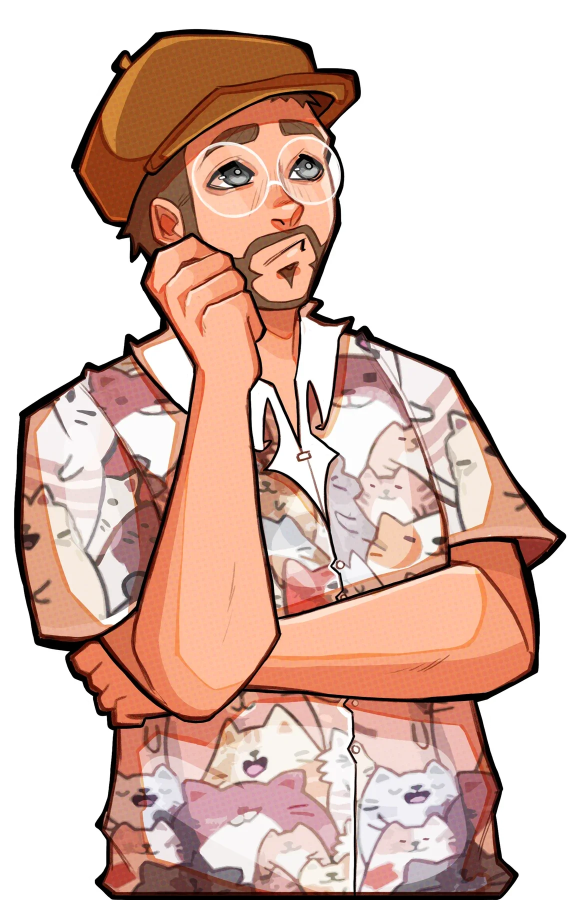
#> input picture imagenes/main/pngtuber_dark_theme.webp, 1161 x 1800 px (shown at 1/2 size); its folder holds 4 pictures in this run
$ python tamanos-portada.py
#> lines starting #> are read from the running program, lines starting #| are printed output that depends on the picture
#!/usr/bin/env python3
# =========================================
# LOS TAMAÑOS DEL DIBUJO DE LA PORTADA
# =========================================
# El dibujo de la portada está en tres anchos por tema (412, 620 y el
# original de 1161) y el navegador se baja el que le hace falta. Esto
# saca los dos pequeños a partir de los grandes.
#
# POR QUÉ
# -------
# Medido: en casi todas las pantallas el dibujo se ve a 206 píxeles de
# ancho. Bajarse el de 1161 para eso son 187 KB en la página más
# pesada del sitio, y encima es lo último que termina de aparecer. Con
# los tres tamaños, un portátil normal se baja 45 KB en vez de 187.
#
# CUÁNDO USARLO
# -------------
# Solo si cambias el dibujo. Pon los dos nuevos (claro y oscuro) en
# imagenes/main/ con los mismos nombres de siempre y ejecuta:
#
#     python3 herramientas/2-imagenes/tamanos-portada.py
#
# Si el dibujo nuevo tiene otras medidas, te lo dice: hay que cambiar
# el width, el height y los números del srcset en index.html (te los
# escribe aquí, listos para copiar).
#
# Necesita Pillow:  pip install pillow
#
# NOTA: esta carpeta "herramientas" es solo para ti — no hace falta
# subirla a Neocities.

import sys
from pathlib import Path

# comun.py vive un piso más arriba, en herramientas/, y Python solo busca
# los imports en la carpeta del propio archivo. Sin esta línea, al estar
# esto dentro de una subcarpeta, "from comun import ..." no lo encuentra.
sys.path.insert(0, str(Path(__file__).resolve().parent.parent / "0-comun"))


try:
    from PIL import Image
except ImportError:
    print("  Falta la librería Pillow:  pip install pillow")
    sys.exit(1)

from comun import RAIZ
CARPETA = RAIZ / "imagenes" / "main"

# Los dos dibujos, uno por tema.
ORIGINALES = ("pngtuber_dark_theme", "pngtuber_white_theme")

# Los anchos pequeños. 412 = los 206 px a los que se ve, en pantalla
# retina; 620 cubre el tramo de 1900px de ventana en adelante.
ANCHOS = (412, 620)

CALIDAD = 82


def main():
    if not CARPETA.is_dir():
        print(f"  No encuentro {CARPETA.relative_to(RAIZ)}.")
        return 1

    medidas = set()
    for nombre in ORIGINALES:
        origen = CARPETA / f"{nombre}.webp"
        if not origen.is_file():
            print(f"  No encuentro {origen.relative_to(RAIZ)}, lo salto.")
            continue

        imagen = Image.open(origen).convert("RGBA")
#> imagen is the input picture: PIL image 1161x1800 RGBA; mean R, G, B, A 128.8, 99.5, 88.9, 161.5
        medidas.add(imagen.size)
        print(f"\n  {origen.relative_to(RAIZ)}  ({imagen.size[0]}x{imagen.size[1]},"
              f" {origen.stat().st_size / 1024:.0f} KB)")
#|   imagenes/main/pngtuber_dark_theme.webp  (1161x1800, 187 KB)

        for ancho in ANCHOS:
            if ancho >= imagen.size[0]:
                print(f"     {ancho}px: el original ya es más pequeño, lo salto.")
                continue
            alto = round(imagen.size[1] * ancho / imagen.size[0])
            destino = CARPETA / f"{nombre}-{ancho}.webp"
            imagen.resize((ancho, alto), Image.LANCZOS).save(
                destino, "WEBP", quality=CALIDAD, method=6
            )
            print(f"     {destino.name}  {ancho}x{alto}"
                  f"  {destino.stat().st_size / 1024:.0f} KB")
#> this loop made 2 passes
#> pass 1, in main, `imagen.resize((ancho, alto), Image.LANCZOS).save( destino, "WEBP", qua..`:
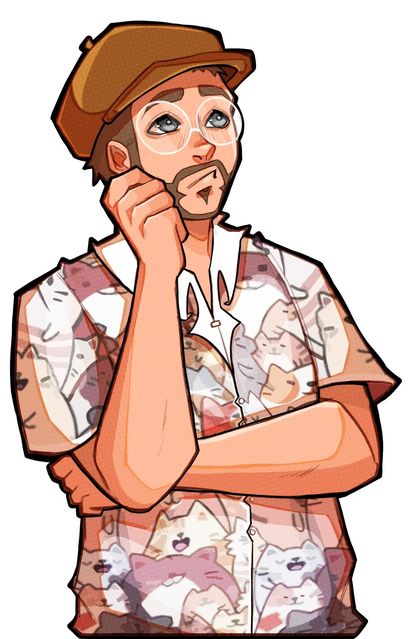
#> saved as pngtuber_dark_theme-412.webp: PIL image 412x639 RGBA; mean R, G, B, A 127.4, 98.2, 87.6, 161.5; transparent parts drawn white
#> pass 2, in main, `imagen.resize((ancho, alto), Image.LANCZOS).save( destino, "WEBP", qua..`:
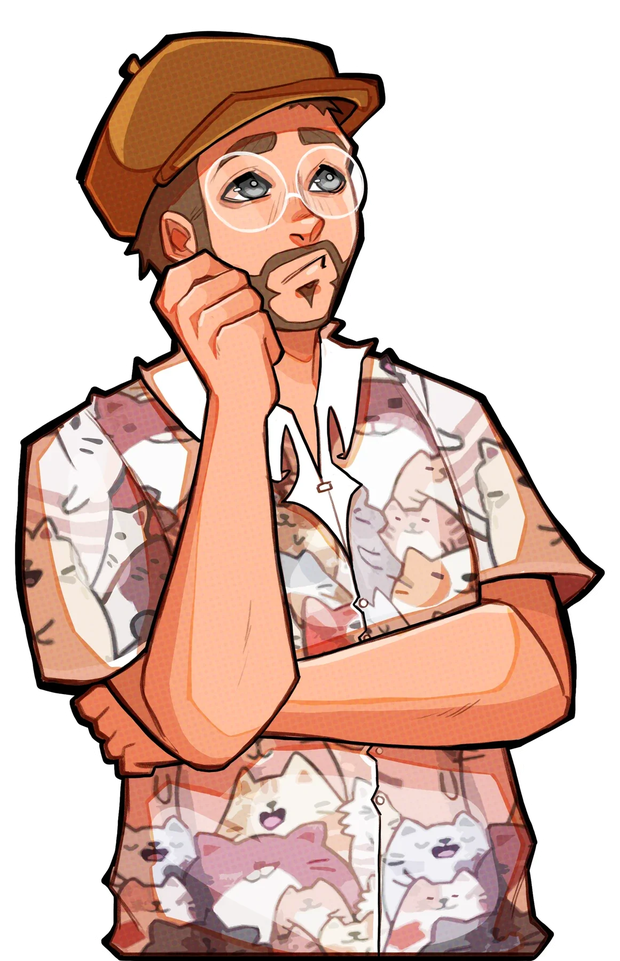
#> saved as pngtuber_dark_theme-620.webp: PIL image 620x961 RGBA; mean R, G, B, A 126.6, 97.3, 86.8, 161.5; transparent parts drawn white

    if len(medidas) > 1:
        print("\n  OJO: los dos dibujos no miden lo mismo. Deberían, o la")
        print("  portada dará un salto al cambiar de tema.")

    if medidas:
        ancho, alto = sorted(medidas)[-1]
#> ancho = 1161; alto = 1800
        print("\n  En index.html, la ilustración tiene que decir:")
        print(f'\n      width="{ancho}" height="{alto}"')
#|       width="1161" height="1800"
        print(f"      ...-412.webp 412w, ...-620.webp 620w, ....webp {ancho}w")
#> (printed output is left out)
        print("\n  Si esos números ya son los que hay, no hay que tocar nada.")
    return 0


if __name__ == "__main__":
    sys.exit(main())
#> (the program exits here)
